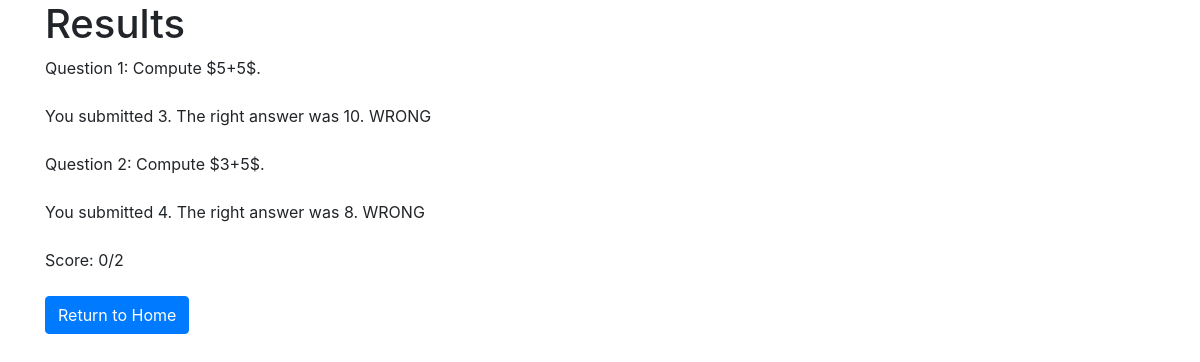
Page /quiz/5/results (signed in) on the committed database.
### quiz/models.py (models this page shows, shortened)
class Submission(models.Model):
    user = models.ForeignKey(User, on_delete = models.CASCADE)
    sub_time = models.DateTimeField("date submitted")
    question = models.ForeignKey(Question, on_delete = models.CASCADE)
    sub_answer = models.IntegerField(default = 0)
    @property
    def is_correct(self):
        return self.sub_answer == self.question.answer

class Question(models.Model):
    quiz = models.ForeignKey(Quiz, on_delete = models.CASCADE, default = 0)
    question_statement = models.CharField(max_length=200)
    answer = models.IntegerField(default=0) # Maybe change to string?
    solution = models.CharField(max_length=1000, default = "solution !")

### quiz/views.py (the view)
# urls.py: path('<int:quiz_id>/results', views.results, name = 'results'),
def results(request, quiz_id):
    if request.method == "POST":
        return HttpResponseRedirect(reverse('quiz:index'))
    curr_quiz = Quiz.objects.filter(id=quiz_id)[0]
    quiz_questions = curr_quiz.question_set.all()
    quiz_subs = Submission.objects.filter(user = request.user, question__quiz__id = quiz_id)
    recent_subs = quiz_subs.order_by('sub_time')[len(quiz_subs) - len(quiz_questions):len(quiz_subs)]
    score = 0
    for sub in recent_subs:
        if sub.is_correct:
            score += 1
    context = {
        'recent_subs': recent_subs,
        'score': score,
    }
    template = loader.get_template('quiz/results.html')
    return HttpResponse(template.render(context, request))

### quiz/templates/quiz/results.html (shortened to what this page needs)
<!DOCTYPE html>
<html>
  <head>
      <link rel="stylesheet" href="https://maxcdn.bootstrapcdn.com/bootstrap/4.4.1/css/bootstrap.min.css" />
  </head>
  <body>
    <div class = "container">
      <h1>{{curr_quiz.name}} Results</h1>
      {% for sub in recent_subs %}
        Question {{forloop.counter}}: {{sub.question.question_statement}} <br /> <br />
        You submitted {{sub.sub_answer}}.
        The right answer was {{sub.question.answer}}.
        {%if sub.is_correct %}
          CORRECT
        {% else %}
          WRONG
        {% endif %}
        <br /> <br />
      {% endfor %}
      Score: {{score}}/{{recent_subs|length}}
      <br /> <br />
      <form method = "POST">
        <button type = "submit" class = "btn btn-primary">Return to Home</button>
      </form>
    </div>
  </body>
</html>

### rows in the picture
Submission: question.question_statement "Compute $5+5$.", sub_answer "3", question.answer "10", shows "WRONG"
Submission: question.question_statement "Compute $3+5$.", sub_answer "4", question.answer "8", shows "WRONG"

### other values in the picture
{{ score }} "0"
{{ recent_subs|length }} "2"
